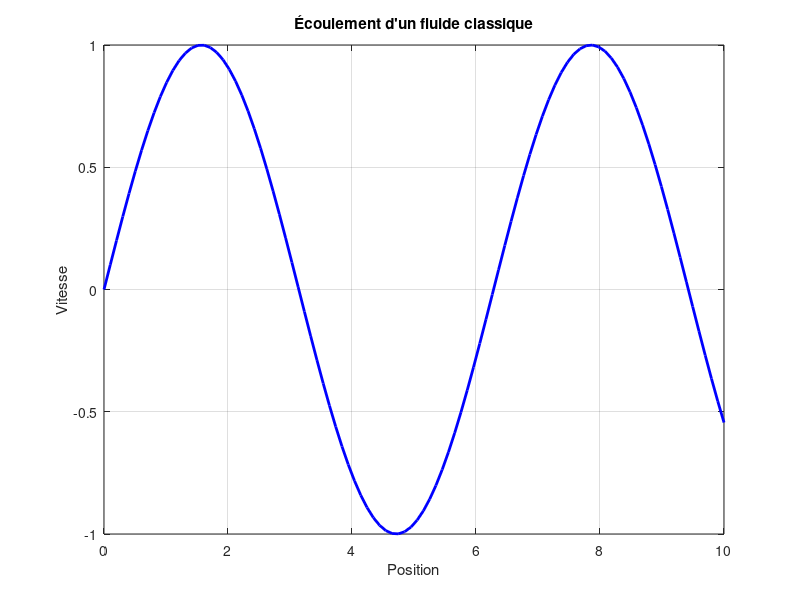

Write the MATLAB code that produced this figure.
% Simulation d'un fluide classique
x = linspace(0, 10, 100); % Axe des x
y = sin(x); % Exemple de profil d'écoulement
figure;
plot(x, y, 'b', 'LineWidth', 2);
xlabel('Position');
ylabel('Vitesse');
title("Écoulement d\'un fluide classique");
grid on;